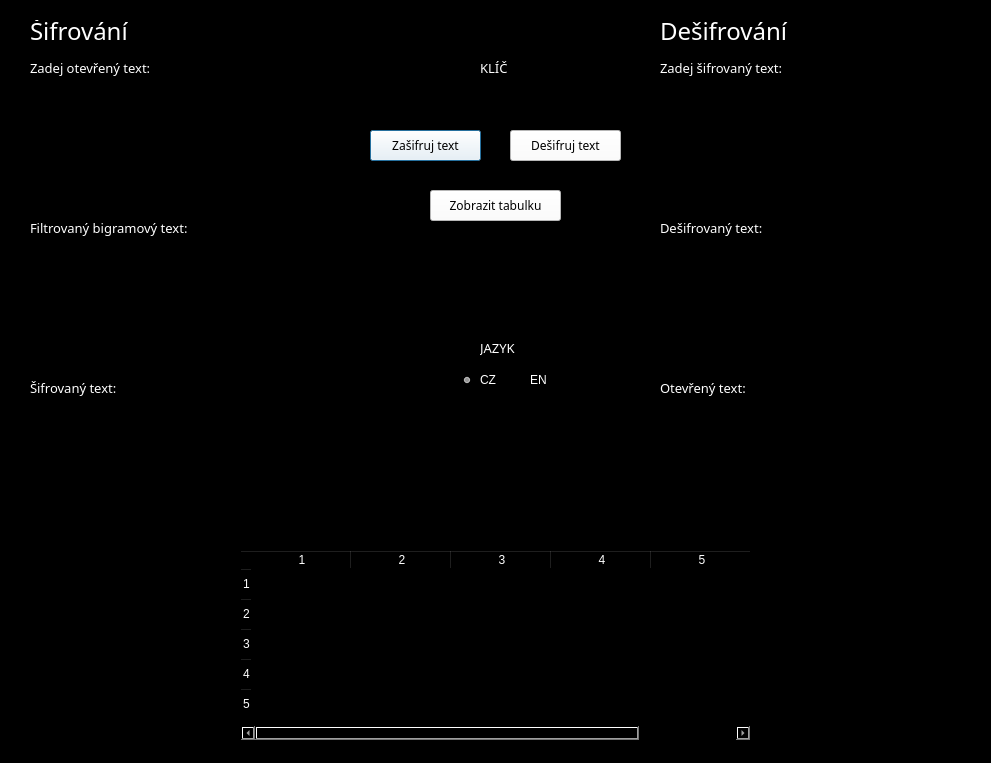
<?xml version="1.0" encoding="UTF-8"?>
<ui version="4.0">
 <class>Dialog</class>
 <widget class="QDialog" name="Dialog">
  <property name="geometry">
   <rect>
    <x>0</x>
    <y>0</y>
    <width>991</width>
    <height>763</height>
   </rect>
  </property>
  <property name="windowTitle">
   <string>Dialog</string>
  </property>
  <property name="styleSheet">
   <string notr="true">font: &quot;Source Code Pro&quot;;
background-color: rgb(0, 0, 0);
color: rgb(255, 255, 255);</string>
  </property>
  <widget class="QLabel" name="label_sifrovani">
   <property name="geometry">
    <rect>
     <x>30</x>
     <y>20</y>
     <width>131</width>
     <height>21</height>
    </rect>
   </property>
   <property name="font">
    <font>
     <family>Source Code Pro</family>
     <pointsize>18</pointsize>
     <italic>false</italic>
     <bold>false</bold>
    </font>
   </property>
   <property name="text">
    <string>Šifrování</string>
   </property>
  </widget>
  <widget class="QLabel" name="label_zadej_otevreny">
   <property name="geometry">
    <rect>
     <x>30</x>
     <y>60</y>
     <width>161</width>
     <height>16</height>
    </rect>
   </property>
   <property name="font">
    <font>
     <family>Source Code Pro</family>
     <pointsize>10</pointsize>
     <italic>false</italic>
     <bold>false</bold>
    </font>
   </property>
   <property name="text">
    <string>Zadej otevřený text:</string>
   </property>
  </widget>
  <widget class="QLabel" name="label_filtrovany">
   <property name="geometry">
    <rect>
     <x>30</x>
     <y>220</y>
     <width>211</width>
     <height>16</height>
    </rect>
   </property>
   <property name="font">
    <font>
     <family>Source Code Pro</family>
     <pointsize>10</pointsize>
     <italic>false</italic>
     <bold>false</bold>
    </font>
   </property>
   <property name="text">
    <string>Filtrovaný bigramový text:</string>
   </property>
  </widget>
  <widget class="QLabel" name="label_sifrovany">
   <property name="geometry">
    <rect>
     <x>30</x>
     <y>380</y>
     <width>121</width>
     <height>16</height>
    </rect>
   </property>
   <property name="font">
    <font>
     <family>Source Code Pro</family>
     <pointsize>10</pointsize>
     <italic>false</italic>
     <bold>false</bold>
    </font>
   </property>
   <property name="text">
    <string>Šifrovaný text:</string>
   </property>
  </widget>
  <widget class="QLabel" name="label_desifrovani">
   <property name="geometry">
    <rect>
     <x>660</x>
     <y>20</y>
     <width>161</width>
     <height>21</height>
    </rect>
   </property>
   <property name="font">
    <font>
     <family>Source Code Pro</family>
     <pointsize>18</pointsize>
     <italic>false</italic>
     <bold>false</bold>
    </font>
   </property>
   <property name="text">
    <string>Dešifrování</string>
   </property>
  </widget>
  <widget class="QLabel" name="label_zadej_sifrovany">
   <property name="geometry">
    <rect>
     <x>660</x>
     <y>60</y>
     <width>171</width>
     <height>16</height>
    </rect>
   </property>
   <property name="font">
    <font>
     <family>Source Code Pro</family>
     <pointsize>10</pointsize>
     <italic>false</italic>
     <bold>false</bold>
    </font>
   </property>
   <property name="text">
    <string>Zadej šifrovaný text:</string>
   </property>
  </widget>
  <widget class="QLabel" name="label_desifrovany">
   <property name="geometry">
    <rect>
     <x>660</x>
     <y>220</y>
     <width>141</width>
     <height>16</height>
    </rect>
   </property>
   <property name="font">
    <font>
     <family>Source Code Pro</family>
     <pointsize>10</pointsize>
     <italic>false</italic>
     <bold>false</bold>
    </font>
   </property>
   <property name="text">
    <string>Dešifrovaný text:</string>
   </property>
  </widget>
  <widget class="QLabel" name="label_otevreny">
   <property name="geometry">
    <rect>
     <x>660</x>
     <y>380</y>
     <width>121</width>
     <height>16</height>
    </rect>
   </property>
   <property name="font">
    <font>
     <family>Source Code Pro</family>
     <pointsize>10</pointsize>
     <italic>false</italic>
     <bold>false</bold>
    </font>
   </property>
   <property name="text">
    <string>Otevřený text:</string>
   </property>
  </widget>
  <widget class="QLabel" name="label_klic">
   <property name="geometry">
    <rect>
     <x>480</x>
     <y>60</y>
     <width>31</width>
     <height>16</height>
    </rect>
   </property>
   <property name="font">
    <font>
     <family>Source Code Pro</family>
     <pointsize>10</pointsize>
     <italic>false</italic>
     <bold>false</bold>
    </font>
   </property>
   <property name="text">
    <string>KLÍČ</string>
   </property>
  </widget>
  <widget class="QTextEdit" name="input_otevreny">
   <property name="geometry">
    <rect>
     <x>30</x>
     <y>80</y>
     <width>301</width>
     <height>121</height>
    </rect>
   </property>
  </widget>
  <widget class="QTextEdit" name="input_key">
   <property name="geometry">
    <rect>
     <x>400</x>
     <y>80</y>
     <width>191</width>
     <height>31</height>
    </rect>
   </property>
  </widget>
  <widget class="QTextEdit" name="input_sifrovany">
   <property name="geometry">
    <rect>
     <x>660</x>
     <y>80</y>
     <width>301</width>
     <height>121</height>
    </rect>
   </property>
  </widget>
  <widget class="QTextBrowser" name="output_bigramovy">
   <property name="geometry">
    <rect>
     <x>30</x>
     <y>240</y>
     <width>301</width>
     <height>121</height>
    </rect>
   </property>
  </widget>
  <widget class="QTextBrowser" name="output_sifrovany">
   <property name="geometry">
    <rect>
     <x>30</x>
     <y>400</y>
     <width>301</width>
     <height>121</height>
    </rect>
   </property>
  </widget>
  <widget class="QTextBrowser" name="output_desifrovany">
   <property name="geometry">
    <rect>
     <x>660</x>
     <y>240</y>
     <width>301</width>
     <height>121</height>
    </rect>
   </property>
  </widget>
  <widget class="QTextBrowser" name="output_otevreny">
   <property name="geometry">
    <rect>
     <x>660</x>
     <y>400</y>
     <width>301</width>
     <height>121</height>
    </rect>
   </property>
  </widget>
  <widget class="QPushButton" name="button_zasifruj">
   <property name="geometry">
    <rect>
     <x>370</x>
     <y>130</y>
     <width>111</width>
     <height>31</height>
    </rect>
   </property>
   <property name="font">
    <font>
     <family>Source Code Pro</family>
     <italic>false</italic>
     <bold>false</bold>
    </font>
   </property>
   <property name="styleSheet">
    <string notr="true">color: rgb(0, 0, 0);
background-color: rgb(255, 255, 255);</string>
   </property>
   <property name="text">
    <string>Zašifruj text</string>
   </property>
  </widget>
  <widget class="QPushButton" name="button_desifruj">
   <property name="geometry">
    <rect>
     <x>510</x>
     <y>130</y>
     <width>111</width>
     <height>31</height>
    </rect>
   </property>
   <property name="font">
    <font>
     <family>Source Code Pro</family>
     <italic>false</italic>
     <bold>false</bold>
    </font>
   </property>
   <property name="styleSheet">
    <string notr="true">color: rgb(0, 0, 0);
background-color: rgb(255, 255, 255);</string>
   </property>
   <property name="text">
    <string>Dešifruj text</string>
   </property>
  </widget>
  <widget class="QPushButton" name="button_abeceda">
   <property name="geometry">
    <rect>
     <x>430</x>
     <y>190</y>
     <width>131</width>
     <height>31</height>
    </rect>
   </property>
   <property name="font">
    <font>
     <family>Source Code Pro</family>
     <italic>false</italic>
     <bold>false</bold>
    </font>
   </property>
   <property name="styleSheet">
    <string notr="true">color: rgb(0, 0, 0);
background-color: rgb(255, 255, 255);</string>
   </property>
   <property name="text">
    <string>Zobrazit tabulku</string>
   </property>
  </widget>
  <widget class="QTableWidget" name="table">
   <property name="geometry">
    <rect>
     <x>240</x>
     <y>550</y>
     <width>511</width>
     <height>191</height>
    </rect>
   </property>
   <property name="minimumSize">
    <size>
     <width>511</width>
     <height>191</height>
    </size>
   </property>
   <row>
    <property name="text">
     <string>1</string>
    </property>
   </row>
   <row>
    <property name="text">
     <string>2</string>
    </property>
   </row>
   <row>
    <property name="text">
     <string>3</string>
    </property>
   </row>
   <row>
    <property name="text">
     <string>4</string>
    </property>
   </row>
   <row>
    <property name="text">
     <string>5</string>
    </property>
   </row>
   <column>
    <property name="text">
     <string>1</string>
    </property>
   </column>
   <column>
    <property name="text">
     <string>2</string>
    </property>
   </column>
   <column>
    <property name="text">
     <string>3</string>
    </property>
   </column>
   <column>
    <property name="text">
     <string>4</string>
    </property>
   </column>
   <column>
    <property name="text">
     <string>5</string>
    </property>
   </column>
  </widget>
  <widget class="QRadioButton" name="radio_cz">
   <property name="geometry">
    <rect>
     <x>460</x>
     <y>370</y>
     <width>41</width>
     <height>20</height>
    </rect>
   </property>
   <property name="text">
    <string>CZ</string>
   </property>
   <property name="checked">
    <bool>true</bool>
   </property>
  </widget>
  <widget class="QRadioButton" name="radio_en">
   <property name="geometry">
    <rect>
     <x>510</x>
     <y>370</y>
     <width>41</width>
     <height>20</height>
    </rect>
   </property>
   <property name="text">
    <string>EN</string>
   </property>
  </widget>
  <widget class="QLabel" name="label_jazyk">
   <property name="geometry">
    <rect>
     <x>480</x>
     <y>340</y>
     <width>41</width>
     <height>16</height>
    </rect>
   </property>
   <property name="font">
    <font>
     <family>Source Code Pro</family>
     <pointsize>10</pointsize>
     <italic>false</italic>
     <bold>false</bold>
    </font>
   </property>
   <property name="text">
    <string>JAZYK</string>
   </property>
  </widget>
 </widget>
 <resources/>
 <connections/>
</ui>
